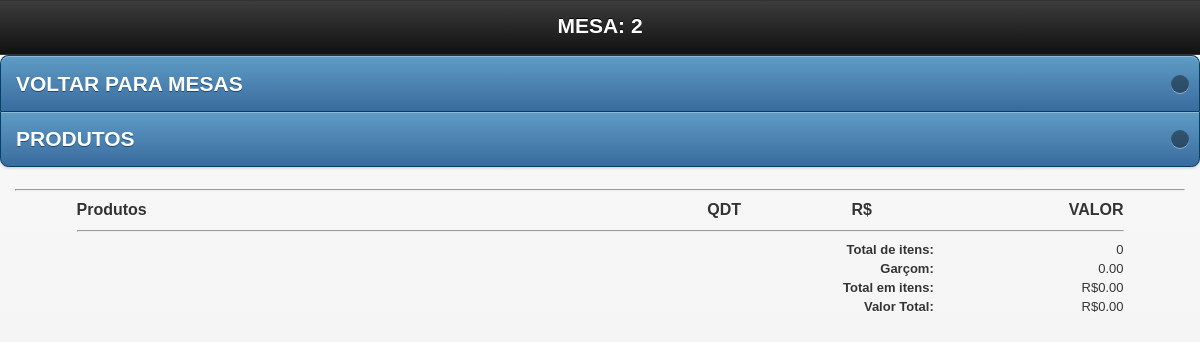
Page /mobile/vermesa.php?id_mesa=2 (signed in) on the earlier database version.
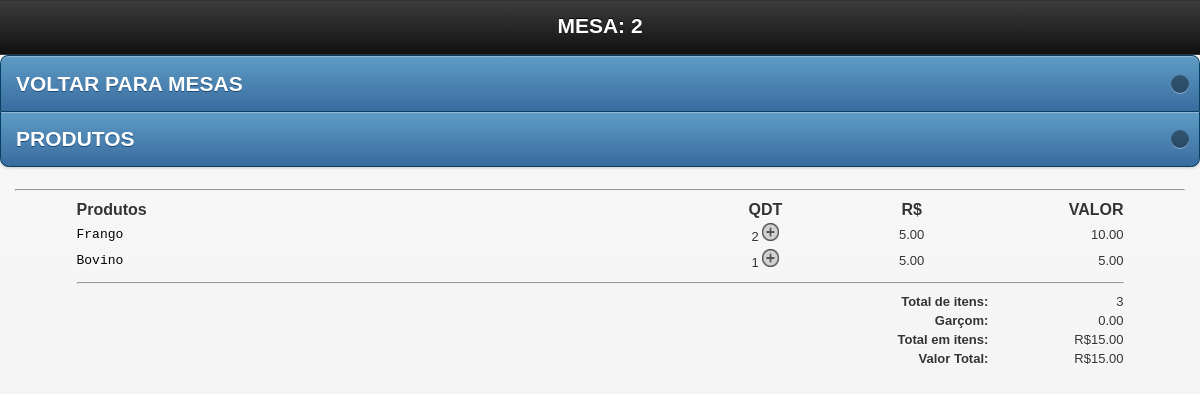
Same page on the later database version.
### tables this page shows
CREATE TABLE `config` (
  `id_conf` int(30) NOT NULL,
  `empresa` varchar(200) NOT NULL,
  `telefone` varchar(30) NOT NULL,
  `pgarcon` int(10) NOT NULL,
  `ativo` int(2) NOT NULL
);

CREATE TABLE `tbl_carrinho` (
  `id` int(11) NOT NULL AUTO_INCREMENT,
  `cod` int(11) NOT NULL,
  `nome` varchar(150) NOT NULL,
  `preco` varchar(10) NOT NULL,
  `qtd` int(11) NOT NULL,
  `comanda` int(200) NOT NULL,
  `data` date NOT NULL,
  `time` time NOT NULL,
  `id_mesa` int(30) NOT NULL,
  `situacao` int(2) NOT NULL,
  `idGarcon` varchar(200) NOT NULL,
  `status` int(1) NOT NULL,
  `destino` int(1) NOT NULL,
  `entregue` int(1) NOT NULL,
  `feito` int(1) NOT NULL,
  `observacao` varchar(40) NOT NULL,
  PRIMARY KEY (`id`)
);

### mobile/vermesa.php (the view, shortened to what this page needs)
<?php include "../config/conexao.php";
$login = $_SESSION['garcon_session'];
$g = mysqli_query($db,"SELECT * FROM garcon WHERE login='$login'");
$mostra = $g->fetch_assoc();
$idGarcon = $mostra['idGarcon'];
?>
<!doctype html>
<html class="no-js ui-mobile-rendering" lang="pt">
<head>
      <link rel="stylesheet" href="css/jquery.mobile-1.3.1.min.css" />
      <link rel="stylesheet" href="../css/css.css"/>
</head>
<body>
<div id="categories" data-role="page" data-title="Categories">
      <div data-role="header">
            <h1>MESA: <?php echo $_GET['id_mesa']; ?></h1>
      </div>
             <ul data-role="listview" data-inset="true" data-theme="b">
            <li><a href="mesas.php">VOLTAR PARA MESAS</a></li>
            <li><a href="javascript:window.history.go(-1)">PRODUTOS</a></li>
            </ul>
      <div data-role="content">
      <hr/>
      <div id="mesas2">
<table width="100%">
    <tr style="font-size:16px;">
	  <td width="56%" style="font-size:16px;"><strong>Produtos</strong></td>
	  <td width="12%" align="center"style="font-size:16px;"><strong>QDT</strong></td>
	  <td width="14%" align="center"style="font-size:16px;"><strong>R$</strong></td>
	  <td align="right" style="font-size:16px;"><strong>VALOR</strong></td>
	  </tr>
	<?php
	$mesa = $_GET['id_mesa'];
	$carrinho = mysqli_query($db,"SELECT *, SUM(qtd) AS qt,SUM(preco) AS pr FROM tbl_carrinho WHERE id_mesa = '$mesa' AND situacao ='1' GROUP BY cod") or die($db->error);
	if($carrinho == false){
		echo "";
	}else{
		$itens = 0;
		$total = 0;
		while($res = $carrinho->fetch_assoc()){
			$id           	= $res['id'];
			$nome  			= $res['nome'];
			$unitario		= $res['preco'];
			$qtd		 	= $res['qtd'];
			$id_mesa		= $res['id_mesa'];
			$itens			+=$qtd;
			$totalProduto   = (double)$unitario*$qtd;
			$total          += $totalProduto;
	?>
	<tr class="fontcomanda">
    <td align="left" class="btn">
      <a href="cozinha.php?id_mesa=<?php echo $id_mesa ?>&nome=<?php echo $nome; ?>"  title="Imprimir" onclick="Cozinha(this.href,'nomeJanela','350','600','yes');return false" class="fontcomanda"><?php echo $nome; ?></a></td>
    <td align="center" class="btn"><?php echo $qtd; ?> <a href="cadastra.php?adiciona=produto&id=<?php echo $id; ?>&qtd=<?php echo $qtd; ?>&id_mesa=<?php echo $id_mesa; ?>&idGarcon=<?php echo $idGarcon; ?>"><img src="../imagens/qtd.png" width="17" height="18" border="0" /></a></td>
    <td align="center" ><?php echo $unitario ?></td>
    <td width="12%" align="right"><?php echo number_format($totalProduto, 2); ?></td>
    </tr>
     <?php
		}
	}
	?>
     <tr class="fontcomanda">
       <td colspan="4" align="right" class="btn"><hr/></td>
     </tr>
     <tr class="fontcomanda">
	  <td colspan="3" align="right" class="btn"><strong>Total de itens:</strong></td>
	  <td align="right"><?php echo $itens ?></td>
    </tr>
     <tr class="fontcomanda">
       <td colspan="3" align="right" class="btn"><strong>Garçom: </strong></td>
       <td align="right">
         <?php
			$g = mysqli_query($db,"SELECT * FROM config") or die(mysql_error());
			$w = $g->fetch_assoc();
			$ativo = $w['ativo'];
			$percentual = $w['pgarcon'];
			if($ativo == 1){
			$porcento_garcon = $percentual;
			}else{
			$porcento_garcon = 0;
			}
				$pgarcon = $total * $porcento_garcon / 100;
				$somatotal = $total + $pgarcon;
			?> <?php echo number_format($pgarcon, 2, '.', '.'); ?>
       </td>
     </tr>
     <tr class="fontcomanda">
       <td colspan="3" align="right" class="btn"><strong>Total em itens: </strong></td>
       <td align="right">R$<?php echo number_format($total, 2, '.', '.'); ?></td>
     </tr>
     <tr class="fontcomanda">
       <td colspan="3" align="right" class="btn"><strong>Valor Total: </strong></td>
       <td align="right">R$<?php echo number_format($somatotal, 2, '.', '.'); ?></td>
     </tr>
    </table>
</div>
</body>
</html>

### css/css.css (style rules this page uses)
body { margin-left: 0px;margin-top: 0px;margin-right: 0px;margin-bottom: 0px; background-color:#FFF; font-family:Verdana, Geneva, sans-serif; font-size:14px; }
h1 { font-size:18px; margin-top:0; }
#mesas2 { width:90%; height:700px; margin:0 auto;overflow:auto; margin-top: }
.fontcomanda { font-size:13px; }
.fontcomanda a:link { font:10px "Courier New", Courier, monospace; font-size:13px; text-decoration:none;color:#000; }

Differences in the rows shown:
added tbl_carrinho: nome "Frango", qtd "2", preco "5.00", totalProduto "10.00"
added tbl_carrinho: nome "Bovino", qtd "1", preco "5.00"
changed config: pgarcon "0.00" → "15.00"
Other differences:
$itens: "0" → "3"
$total: "0.00" → "15.00"
